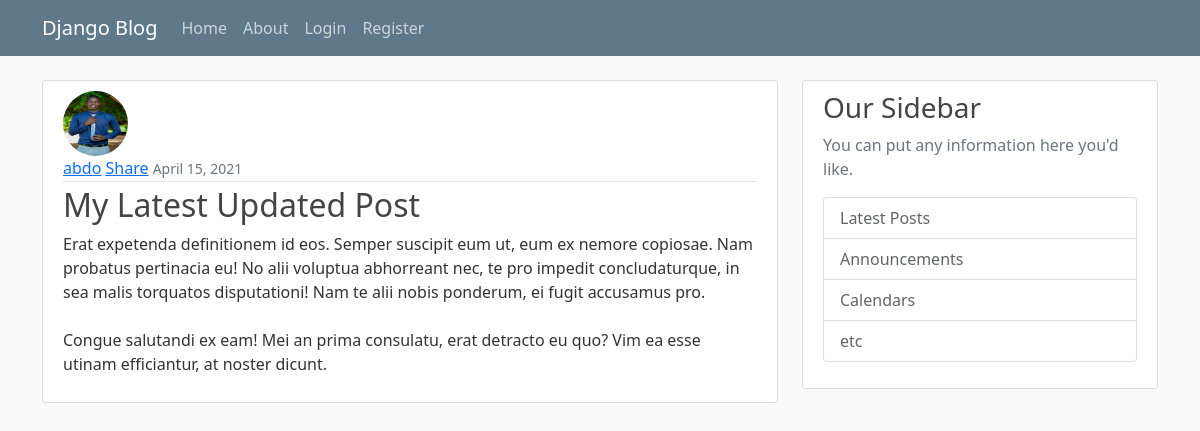
Page /post/83/ on the earlier database version.
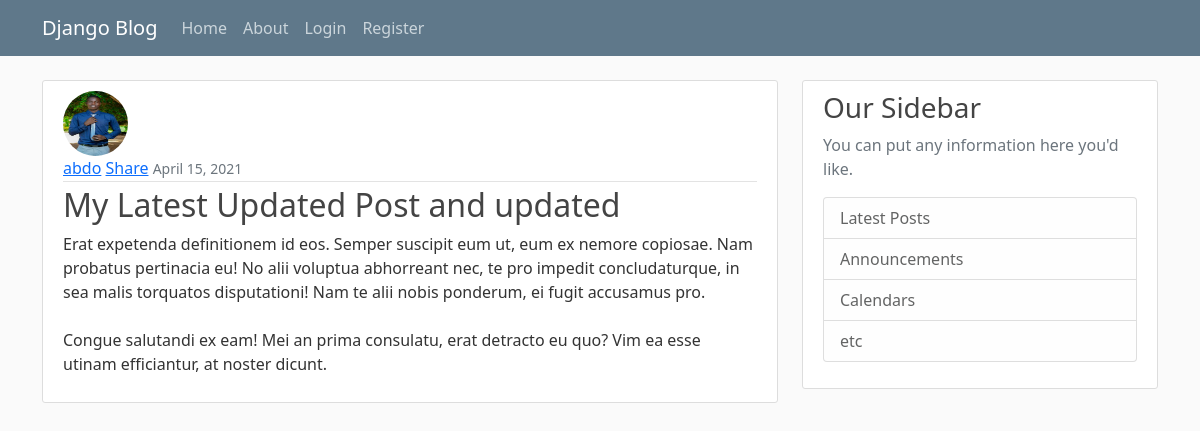
Same page on the later database version.
### blog/models.py (models this page shows, shortened)
class Post(models.Model):
    title = models.CharField(max_length = 100)
    content = models.TextField()
    date_posted = models.DateTimeField(default=timezone.now)
    author = models.ForeignKey(User, on_delete = models.CASCADE, db_constraint=False)

### users/models.py (models this page shows, shortened)
class Profile(models.Model):
    user = models.OneToOneField(User, on_delete = models.CASCADE)
    image = models.ImageField(default = 'default.jpg', upload_to = 'profile_pics')

### blog/views.py (the view)
# urls.py: path('post/<int:pk>/', PostDetailView.as_view(), name= "post-detail"),
class PostDetailView(DetailView):
    model = Post

### blog/templates/blog/post_detail.html (shortened to what this page needs)
{% extends "blog/base.html" %}
{% block content %}
    <article class="media content-section">
        <img class = "rounded-circle article-img" src = "{{ object.author.profile.image.url }}">
        <div class="media-body">
            <div class="article-metadata">
                <a class="mr-2" href="{% url 'user-posts' object.author.username %}">{{ object.author }}</a>
                <a class="mr-2" href="{% url 'post_share' object.id %}">Share</a>
                <small class="text-muted">{{ object.date_posted|date:"F d, Y" }}</small>
            </div>
        <h2 class="article-title">{{ object.title }}</h2>
        <p class="article-content">{{ object.content }}</p>
        </div>
    </article>
{% endblock %}

Differences in the rows shown:
changed Post "abdo": title "My Latest Updated Post" → "My Latest Updated Post and updated"
